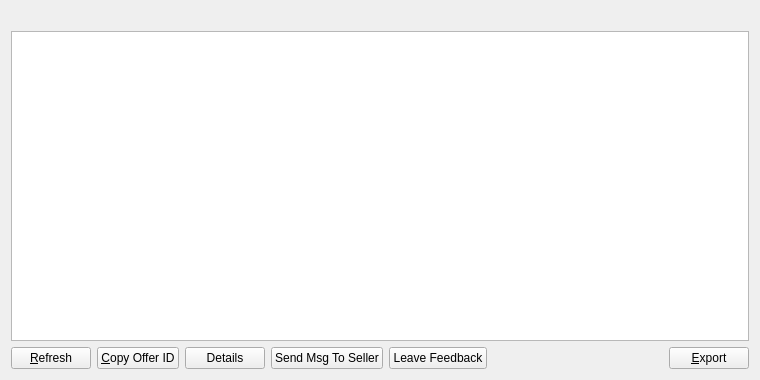
<?xml version="1.0" encoding="UTF-8"?>
<ui version="4.0">
 <class>AcceptedOfferListPage</class>
 <widget class="QWidget" name="AcceptedOfferListPage">
  <property name="geometry">
   <rect>
    <x>0</x>
    <y>0</y>
    <width>760</width>
    <height>380</height>
   </rect>
  </property>
  <property name="windowTitle">
   <string>Accepted Offers</string>
  </property>
  <layout class="QVBoxLayout" name="verticalLayout">
   <item>
    <widget class="QLabel" name="labelExplanation">
     <property name="textFormat">
      <enum>Qt::PlainText</enum>
     </property>
     <property name="wordWrap">
      <bool>true</bool>
     </property>
    </widget>
   </item>
   <item>
    <widget class="QTableView" name="tableView">
     <property name="contextMenuPolicy">
      <enum>Qt::CustomContextMenu</enum>
     </property>
     <property name="toolTip">
      <string/>
     </property>
     <property name="tabKeyNavigation">
      <bool>false</bool>
     </property>
     <property name="alternatingRowColors">
      <bool>true</bool>
     </property>
     <property name="selectionMode">
      <enum>QAbstractItemView::SingleSelection</enum>
     </property>
     <property name="selectionBehavior">
      <enum>QAbstractItemView::SelectRows</enum>
     </property>
     <property name="sortingEnabled">
      <bool>true</bool>
     </property>
     <attribute name="verticalHeaderVisible">
      <bool>false</bool>
     </attribute>
    </widget>
   </item>
   <item>
    <layout class="QHBoxLayout" name="horizontalLayout">
     <item>
      <widget class="QPushButton" name="refreshButton">
       <property name="maximumSize">
        <size>
         <width>16777215</width>
         <height>48</height>
        </size>
       </property>
       <property name="toolTip">
        <string>Refresh accepted offer list</string>
       </property>
       <property name="text">
        <string>&amp;Refresh</string>
       </property>
      </widget>
     </item>
     <item>
      <widget class="QPushButton" name="copyOffer">
       <property name="toolTip">
        <string>Copy the currently selected offer to the system clipboard</string>
       </property>
       <property name="text">
        <string>&amp;Copy Offer ID</string>
       </property>
      </widget>
     </item>
     <item>
      <widget class="QPushButton" name="detailButton">
       <property name="toolTip">
        <string>Details of the selected accepted offer</string>
       </property>
       <property name="text">
        <string>Details</string>
       </property>
      </widget>
     </item>
     <item>
      <widget class="QPushButton" name="messageButton">
       <property name="toolTip">
        <string>Send message to the seller</string>
       </property>
       <property name="text">
        <string>Send Msg To Seller</string>
       </property>
      </widget>
     </item>
     <item>
      <widget class="QPushButton" name="feedbackButton">
       <property name="text">
        <string>Leave Feedback</string>
       </property>
      </widget>
     </item>
     <item>
      <spacer name="horizontalSpacer">
       <property name="orientation">
        <enum>Qt::Horizontal</enum>
       </property>
       <property name="sizeHint" stdset="0">
        <size>
         <width>40</width>
         <height>20</height>
        </size>
       </property>
      </spacer>
     </item>
     <item>
      <widget class="QPushButton" name="exportButton">
       <property name="toolTip">
        <string>Export the data in the current tab to a file</string>
       </property>
       <property name="text">
        <string>&amp;Export</string>
       </property>
      </widget>
     </item>
    </layout>
   </item>
  </layout>
 </widget>
 <resources>
  <include location="../syscoin.qrc"/>
 </resources>
 <connections/>
</ui>
